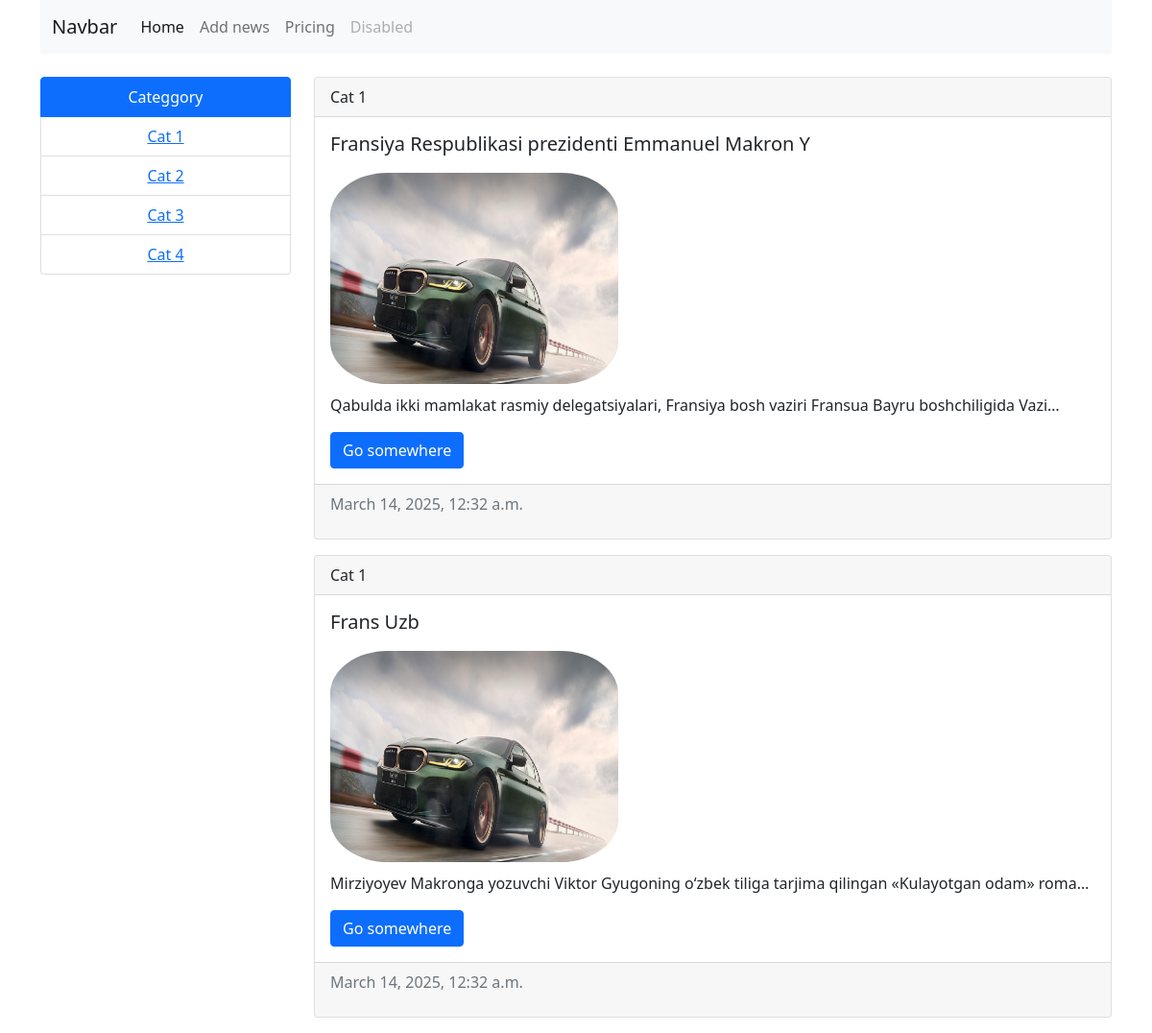
The page /categories/1/ on the database its author committed.
### common/models.py (models this page shows, shortened)
class Categories(models.Model):
    title = models.CharField(max_length=50)
    def __str__(self):
        return self.title
    class Meta:
        verbose_name = "CATEGORIES"
        verbose_name_plural = "CATEGORIESES"

class News(models.Model):
    title = models.CharField(max_length=50, verbose_name='news')
    context = models.TextField(blank=True)
    created_ed = models.DateTimeField(auto_now_add=True)
    updated_ed = models.DateTimeField(auto_now=True)
    category = models.ForeignKey(Categories, on_delete=models.CASCADE)
    photo = models.ImageField(upload_to='photos/%Y/%m/%d/',blank=True,null=True)
    is_bool = models.BooleanField(default=True)
    class Meta:
        verbose_name = "NEW"
        verbose_name_plural = "NEWS"
        ordering = ['-created_ed']

### common/views.py (the view)
# urls.py: path('categories/<int:category_id>/',categories,name='cat'),
def categories(request,category_id):
    news = News.objects.filter(category_id=category_id)
    categories = Categories.objects.all()
    context = {
        "news": news,
        "categories": categories
    }
    return render(request=request,template_name='categories.html',context=context)

### common/templates/categories.html (shortened to what this page needs)
<!DOCTYPE html>
<html lang="en">
<head>
    <link href="https://cdn.jsdelivr.net/npm/bootstrap@5.0.2/dist/css/bootstrap.min.css" rel="stylesheet">
</head>
<body>
    <div class="container">
        <nav class="navbar navbar-expand-lg navbar-light bg-light">
            <div class="container-fluid">
              <a class="navbar-brand" href="#">Navbar</a>
              <div class="collapse navbar-collapse" id="navbarNav">
                <ul class="navbar-nav">
                  <li class="nav-item">
                    <a class="nav-link active" aria-current="page" href="{% url 'home' %}">Home</a>
                  </li>
                  <li class="nav-item">
                    <a class="nav-link" href="{% url 'home' %}">Add news</a>
                  </li>
                  <li class="nav-item">
                    <a class="nav-link" href="#">Pricing</a>
                  </li>
                  <li class="nav-item">
                    <a class="nav-link disabled" href="#" tabindex="-1" aria-disabled="true">Disabled</a>
                  </li>
                </ul>
              </div>
            </div>
          </nav>
          <div class="row " >
            <div class="col-3 mt-4">
          <ul class="list-group text-center">
            <li class="list-group-item active" aria-current="true">Categgory</li>
            {% for i in categories%}
            <li class="list-group-item"><a href="{% url 'cat' i.pk %}">{{i.title}}</a></li>
            {% endfor %}
          </ul>
            </div>
            <div class="col-9 mt-4">
                {% for i in news %}
                <div class="card mb-3">
                    <div class="card-header">
                        {{ i.category }}
                    </div>
                    <div class="card-body">
                        <h5 class="card-title">{{ i.title }}</h5>
                        {% if i.photo %}
                        <img src="{{ i.photo.url }}" alt="" width="300px" style="margin-top: 10px; margin-bottom: 10px; border-radius: 20%; height: 220px">
                        {% else %}
                            <p>Rasm yoq</p>
                          {% endif %}
                        <p class="card-text">{{ i.context | truncatechars:100 }}</p>
                        <a href="{% url 'new_about' i.pk %}" class="btn btn-primary">Go somewhere</a>
                    </div>
                    <div class="card-footer text-muted">
                        <p>{{ i.created_ed }}</p>
                    </div>
                </div>
                {% endfor %}
            </div>
          </div>
    </div>
</body>
</html>

### rows shown on the page
Categories: title "Cat 1"
Categories: title "Cat 2"
Categories: title "Cat 3"
Categories: title "Cat 4"
News: category "Cat 1", title "Fransiya Respublikasi prezidenti Emmanuel Makron Y", photo (picture), context "Qabulda ikki mamlakat rasmiy delegatsiyalari, Fransiya bosh vaziri Fransua Bayru boshchiligida Vazi…", created_ed "March 14, 2025, 12:32 a.m."
News: category "Cat 1", title "Frans Uzb", photo (picture), context "Mirziyoyev Makronga yozuvchi Viktor Gyugoning o‘zbek tiliga tarjima qilingan «Kulayotgan odam» roma…", created_ed "March 14, 2025, 12:32 a.m."
